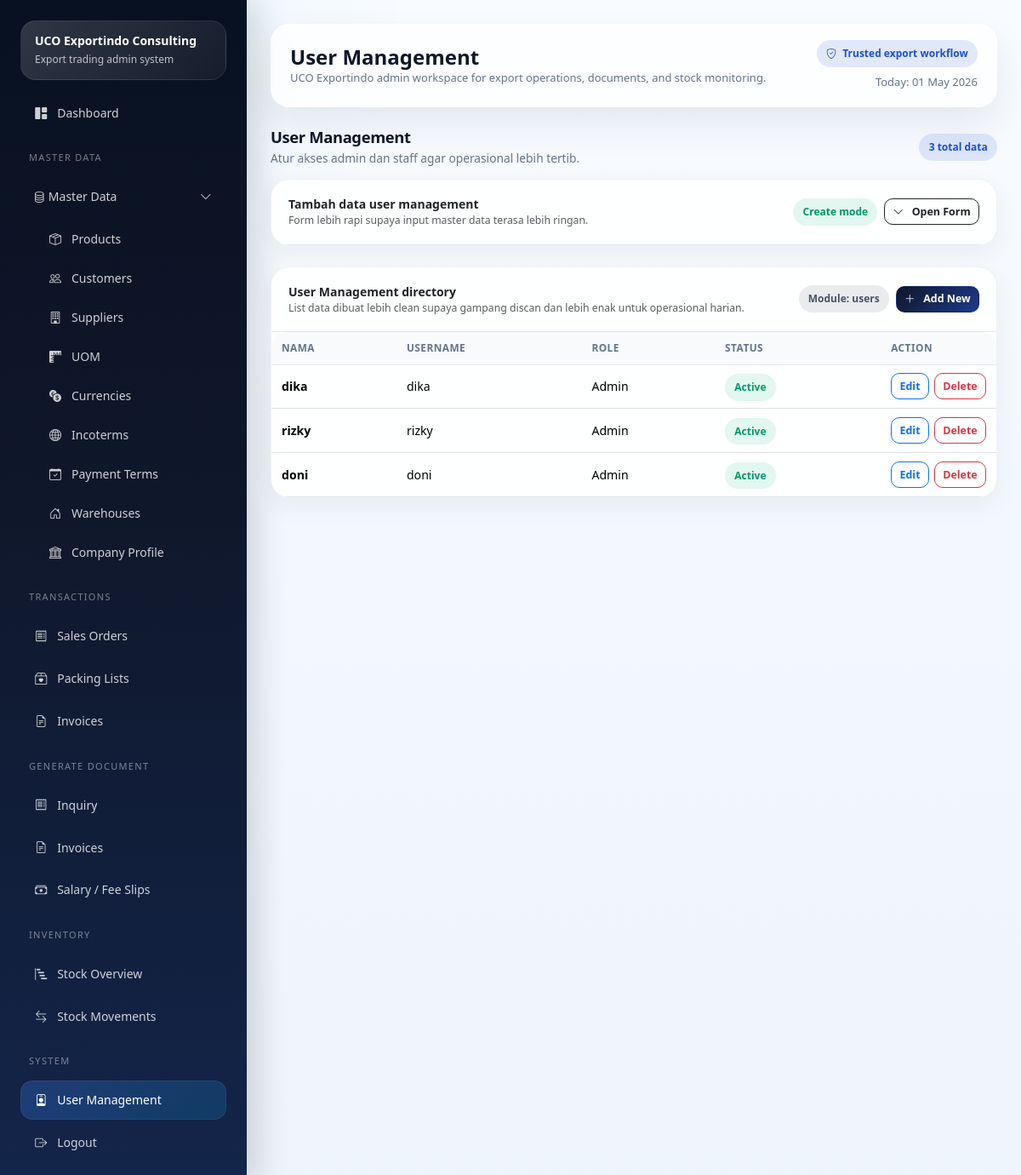
Page /masters/users (signed in) on the earlier database version.
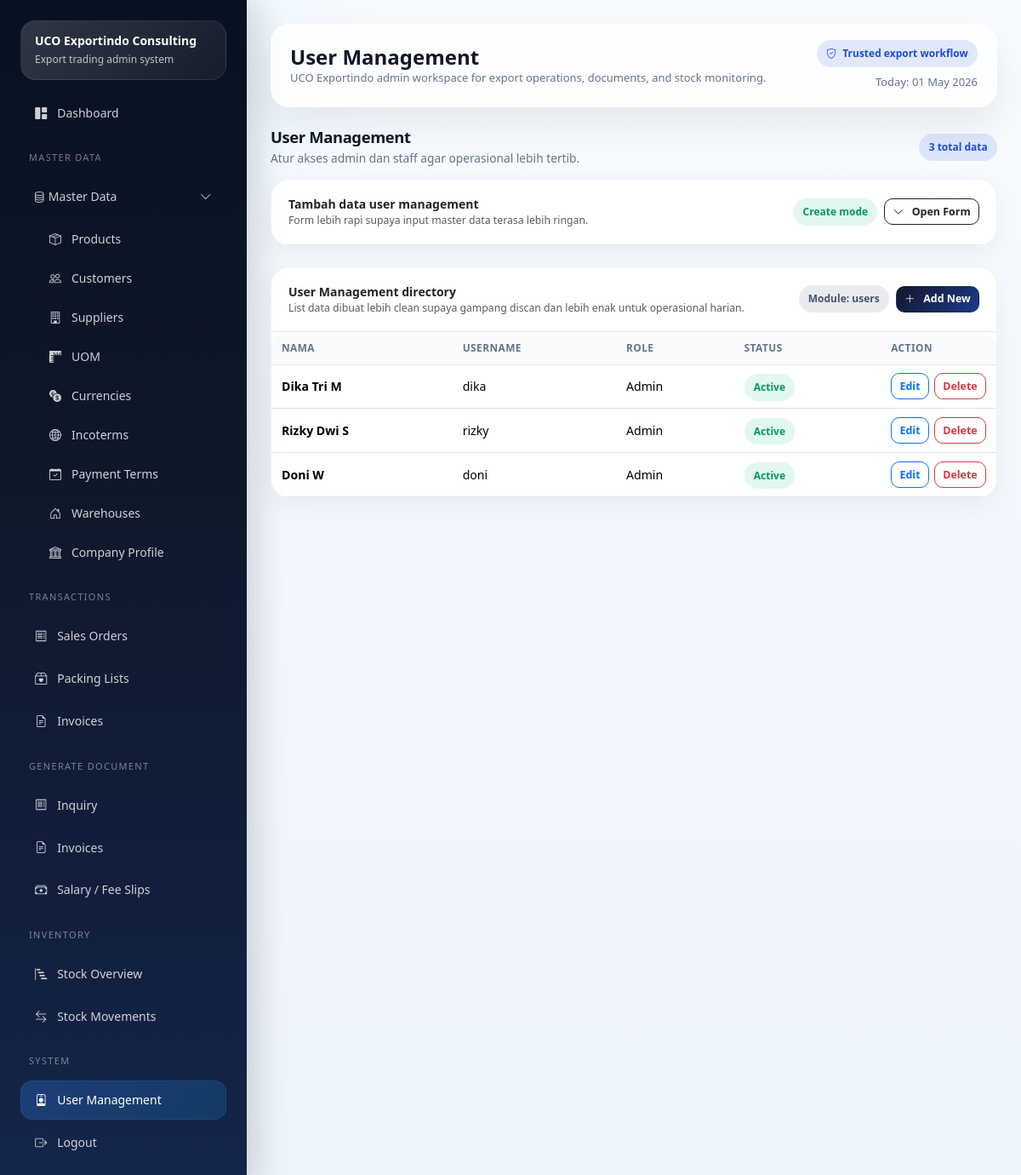
Same page on the later database version.
### tables this page shows
CREATE TABLE IF NOT EXISTS `users` (
  `id` int NOT NULL AUTO_INCREMENT,
  `nama` varchar(100) NOT NULL,
  `username` varchar(50) NOT NULL,
  `password` varchar(255) NOT NULL,
  `role` varchar(30) NOT NULL DEFAULT 'admin',
  `is_active` tinyint(1) NOT NULL DEFAULT '1',
  `created_at` timestamp NULL DEFAULT CURRENT_TIMESTAMP,
  PRIMARY KEY (`id`),
  UNIQUE KEY `username` (`username`)
);

### application/core/MY_Controller.php (called while the page is built, shortened)
<?php
class MY_Controller extends CI_Controller
{
    protected $user;
    public function __construct()
    {
        $this->user = $this->session->userdata('user');
    }
    protected function render($view, $data = [], $layout = 'admin')
    {
        $data['current_user'] = $this->user;
        $this->load->view('templates/admin_header', $data);
        $this->load->view($view, $data);
        $this->load->view('templates/admin_footer', $data);
    }
}

### application/controllers/Masters.php (called while the page is built, shortened)
<?php
class Masters extends MY_Controller
{
    private $maps = [];
    public function __construct()
    {
        $this->maps = [
            'customers' => ['table' => 'customers', 'title' => 'Customers', 'fields' => ['customer_code', 'company_name', 'pic_name', 'email', 'phone', 'address', 'country', 'is_active']],
            'suppliers' => ['table' => 'suppliers', 'title' => 'Suppliers', 'fields' => ['company_name', 'pic_name', 'email', 'phone', 'address', 'country']],
            'uom' => ['table' => 'uoms', 'title' => 'UOM', 'fields' => ['uom_name']],
            'currencies' => ['table' => 'currencies', 'title' => 'Currencies', 'fields' => ['currency_code', 'currency_name']],
            'incoterms' => ['table' => 'incoterms', 'title' => 'Incoterms', 'fields' => ['incoterm_code', 'description']],
            'payment_terms' => ['table' => 'payment_terms', 'title' => 'Payment Terms', 'fields' => ['term_name', 'description']],
            'warehouses' => ['table' => 'warehouses', 'title' => 'Warehouses', 'fields' => ['code', 'warehouse_name', 'location', 'is_active']],
            'users' => ['table' => 'users', 'title' => 'User Management', 'fields' => ['nama', 'username', 'password', 'role', 'is_active']],
            'products' => ['table' => 'products', 'title' => 'Products', 'fields' => ['code', 'product_name', 'description', 'uom_id', 'sales_price', 'nw_unit', 'gw_unit', 'cbm_unit', 'package_unit', 'is_active']],
        ];
    }
    public function index($slug = 'products')
    {
        $cfg = $this->maps[$slug];
        $data['page_title'] = $cfg['title'];
        $data['slug'] = $slug;
        $data['cfg'] = $cfg;
        $data['edit'] = $this->input->get('edit') ? $this->crud->get($cfg['table'], $this->input->get('edit')) : null;
        $data['rows'] = $this->crud->all($cfg['table']);
        $this->render('admin/masters/index', $data);
    }
}

### index.php (called while the page is built, shortened)
<?php
require BASEPATH . 'core/CodeIgniter.php';

### application/models/Crud_model.php (called while the page is built, shortened)
<?php
class Crud_model extends CI_Model
{
    public function all($table, $orderBy = 'id DESC')
    {
        $this->db->order_by($orderBy);
        return $this->db->get($table)->result_array();
    }
}

### application/helpers/uco_helper.php (called while the page is built, shortened)
<?php
function e($str)
{
    return htmlspecialchars((string)$str, ENT_QUOTES, 'UTF-8');
}

### application/views/admin/masters/index.php (the view, shortened to what the changed rows need)
<div class="section-block">
  <div class="row g-4">
    <div class="col-12">
      <div class="card shadow-sm">
        <div class="card-body p-0">
          <div class="table-responsive">
            <table class="table table-sm mb-0 align-middle">
              <thead>
                <tr>
                  <?php if ($slug === 'products'): ?>
                    <th>Code</th>
                    <th>Product</th>
                    <th>UOM</th>
                    <th class="text-end">Price</th>
                    <th>Status</th>
                    <th class="action-cell">Action</th>
                  <?php elseif ($slug === 'uom'): ?>
                    <th>UOM</th>
                    <th class="action-cell">Action</th>
                  <?php elseif ($slug === 'currencies'): ?>
                    <th>Code</th>
                    <th>Name</th>
                    <th class="action-cell">Action</th>
                  <?php elseif ($slug === 'incoterms'): ?>
                    <th>Code</th>
                    <th>Description</th>
                    <th class="action-cell">Action</th>
                  <?php elseif ($slug === 'payment_terms'): ?>
                    <th>Term</th>
                    <th>Description</th>
                    <th class="action-cell">Action</th>
                  <?php elseif ($slug === 'users'): ?>
                    <th>Nama</th>
                    <th>Username</th>
                    <th>Role</th>
                    <th>Status</th>
                    <th class="action-cell">Action</th>
                  <?php endif; ?>
                </tr>
              </thead>
              <tbody>
                <?php if (!$rows): ?>
                  <tr>
                    <td colspan="6" class="empty-state">Belum ada data <?= e(strtolower($page_title)); ?>.</td>
                  </tr>
                  <?php else: foreach ($rows as $row): ?>
                    <tr>
                      <?php if ($slug === 'products'): ?>
                        <td class="fw-semibold"><?= e($row['code']); ?></td>
                        <td>
                          <div class="fw-semibold"><?= e($row['product_name']); ?></div>
                          <div class="small-muted"><?= e($row['description']); ?></div>
                        </td>
                        <td><?= e($row['uom_id'] ?? '-'); ?></td>
                        <td class="text-end fw-semibold"><?= format_money($row['sales_price'] ?? 0); ?></td>
                        <td><span class="badge-soft badge-soft-<?= (($row['is_active'] ?? 1) ? 'success' : 'secondary'); ?>"><?= (($row['is_active'] ?? 1) ? 'Active' : 'Inactive'); ?></span></td>
                      <?php elseif ($slug === 'uom'): ?>
                        <td class="fw-semibold"><?= e($row['uom_name']); ?></td>
                      <?php elseif ($slug === 'currencies'): ?>
                        <td class="fw-semibold"><?= e($row['currency_code']); ?></td>
                        <td><?= e($row['currency_name']); ?></td>
                      <?php elseif ($slug === 'incoterms'): ?>
                        <td class="fw-semibold"><?= e($row['incoterm_code']); ?></td>
                        <td><?= e($row['description']); ?></td>
                      <?php elseif ($slug === 'payment_terms'): ?>
                        <td class="fw-semibold"><?= e($row['term_name']); ?></td>
                        <td><?= e($row['description']); ?></td>
                      <?php elseif ($slug === 'users'): ?>
                        <td class="fw-semibold"><?= e($row['nama']); ?></td>
                        <td><?= e($row['username']); ?></td>
                        <td class="text-capitalize"><?= e($row['role']); ?></td>
                        <td><span class="badge-soft badge-soft-<?= (($row['is_active'] ?? 1) ? 'success' : 'secondary'); ?>"><?= (($row['is_active'] ?? 1) ? 'Active' : 'Inactive'); ?></span></td>
                      <?php endif; ?>
                      <td class="action-cell">
                        <div class="table-action-group">
                          <a href="<?= site_url('masters/' . $slug . '?edit=' . $row['id']); ?>" class="btn btn-sm btn-outline-primary">Edit</a>
                          <form method="post" class="d-inline" onsubmit="return confirm('Hapus data ini?')">
                            <button class="btn btn-sm btn-outline-danger">Delete</button>
                          </form>
                        </div>
                      </td>
                    </tr>
                <?php endforeach;
                endif; ?>
              </tbody>
            </table>
          </div>
        </div>
      </div>
    </div>
  </div>
</div>

Differences in the rows shown:
changed users "dika": nama "dika" → "Dika Tri M"
changed users "rizky": nama "rizky" → "Rizky Dwi S"
changed users "doni": nama "doni" → "Doni W"
